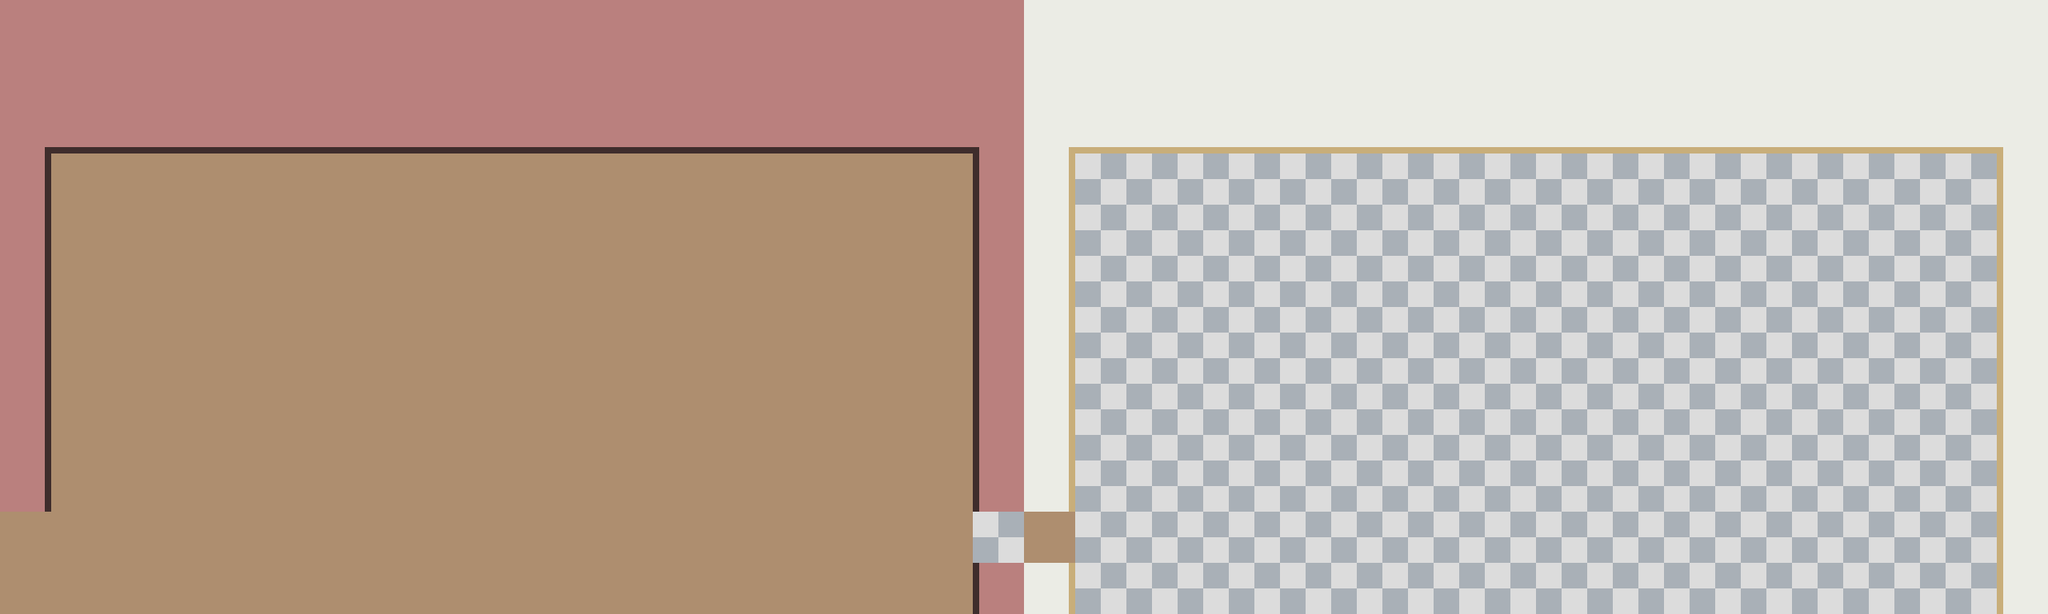

The image is a tile-based game level rendered from a .tmx file. Its description and complete source (layers, tilesets, objects, tile grids) follow:
An orthogonal 40x12 tile map with 64x64 px tiles, 1 tile layer (Capa de patrones 1) and 23 objects (4x fogon, 2x inicioCinta, 2x cinta, 2x finalCinta, mesaS, ...).

<map version="1.5" tiledversion="1.7.2" orientation="orthogonal" renderorder="right-down" width="40" height="12" tilewidth="64" tileheight="64" infinite="0" nextlayerid="3" nextobjectid="30">
 <tileset firstgid="1" source="Tileset.tsx" />
 <layer id="1" name="Capa de patrones 1" width="40" height="12">
  <data encoding="csv">
10,10,10,10,10,10,10,10,10,10,10,10,10,10,10,10,10,10,10,10,2,2,2,2,2,2,2,2,2,2,2,2,2,2,2,2,2,2,2,2,
10,10,10,10,10,10,10,10,10,10,10,10,10,10,10,10,10,10,10,10,2,2,2,2,2,2,2,2,2,2,2,2,2,2,2,2,2,2,2,2,
15,11,11,11,11,11,11,11,11,11,11,11,11,11,11,11,11,11,11,14,7,3,3,3,3,3,3,3,3,3,3,3,3,3,3,3,3,3,3,6,
13,9,9,9,9,9,9,9,9,9,9,9,9,9,9,9,9,9,9,12,5,1,1,1,1,1,1,1,1,1,1,1,1,1,1,1,1,1,1,4,
13,9,9,9,9,9,9,9,9,9,9,9,9,9,9,9,9,9,9,12,5,1,1,1,1,1,1,1,1,1,1,1,1,1,1,1,1,1,1,4,
13,9,9,9,9,9,9,9,9,9,9,9,9,9,9,9,9,9,9,12,5,1,1,1,1,1,1,1,1,1,1,1,1,1,1,1,1,1,1,4,
13,9,9,9,9,9,9,9,9,9,9,9,9,9,9,9,9,9,9,12,5,1,1,1,1,1,1,1,1,1,1,1,1,1,1,1,1,1,1,4,
13,9,9,9,9,9,9,9,9,9,9,9,9,9,9,9,9,9,9,12,5,1,1,1,1,1,1,1,1,1,1,1,1,1,1,1,1,1,1,4,
13,9,9,9,9,9,9,9,9,9,9,9,9,9,9,9,9,9,9,12,5,1,1,1,1,1,1,1,1,1,1,1,1,1,1,1,1,1,1,4,
13,9,9,9,9,9,9,9,9,9,9,9,9,9,9,9,9,9,9,12,5,1,1,1,1,1,1,1,1,1,1,1,1,1,1,1,1,1,1,4,
9,9,9,9,9,9,9,9,9,9,9,9,9,9,9,9,9,9,9,1,9,1,1,1,1,1,1,1,1,1,1,1,1,1,1,1,1,1,1,4,
9,9,9,9,9,9,9,9,9,9,9,9,9,9,9,9,9,9,9,12,5,1,1,1,1,1,1,1,1,1,1,1,1,1,1,1,1,1,1,4
</data>
 </layer>
 <objectgroup id="2" name="Capa de Objetos 1">
  <object id="1" name="mesaS" x="578.522" y="163.055">
   <point />
  </object>
  <object id="5" name="cartel" x="862.667" y="626.667">
   <point />
  </object>
  <object id="6" name="inicioCinta" x="2400" y="62.6667">
   <point />
  </object>
  <object id="7" name="cinta" x="2398.67" y="125.333">
   <point />
  </object>
  <object id="8" name="finalCinta" x="2398.67" y="698.667">
   <point />
  </object>
  <object id="9" name="fogon" x="1730.67" y="128">
   <point />
  </object>
  <object id="10" name="ventanilla" x="1220" y="384">
   <point />
  </object>
  <object id="11" name="lavavajillas" x="1220" y="250.667">
   <point />
  </object>
  <object id="12" name="mesaMV" x="192" y="168">
   <point />
  </object>
  <object id="13" name="mesaL" x="321.333" y="321.333">
   <point />
  </object>
  <object id="14" name="mesaMH" x="577.333" y="386.667">
   <point />
  </object>
  <object id="15" name="fogon" x="1793.33" y="128">
   <point />
  </object>
  <object id="16" name="fogon" x="1856" y="126.667">
   <point />
  </object>
  <object id="17" name="fogon" x="1921.33" y="128">
   <point />
  </object>
  <object id="18" name="tabla" x="1661.33" y="438.667">
   <point />
  </object>
  <object id="19" name="sillaDer" x="510.667" y="161.333">
   <point />
  </object>
  <object id="21" name="sillaIz" x="644" y="160">
   <point />
  </object>
  <object id="22" name="sillaAb" x="321.333" y="252">
   <point />
  </object>
  <object id="23" name="sillaAr" x="577.333" y="452">
   <point />
  </object>
  <object id="24" name="inicioCinta" x="1056" y="608">
   <point />
  </object>
  <object id="25" name="cinta" x="1060" y="162.666">
   <point />
  </object>
  <object id="26" name="finalCinta" x="1057.33" y="105.333">
   <point />
  </object>
  <object id="27" name="puerta" x="53.3333" y="581.333">
   <point />
  </object>
 </objectgroup>
</map>
